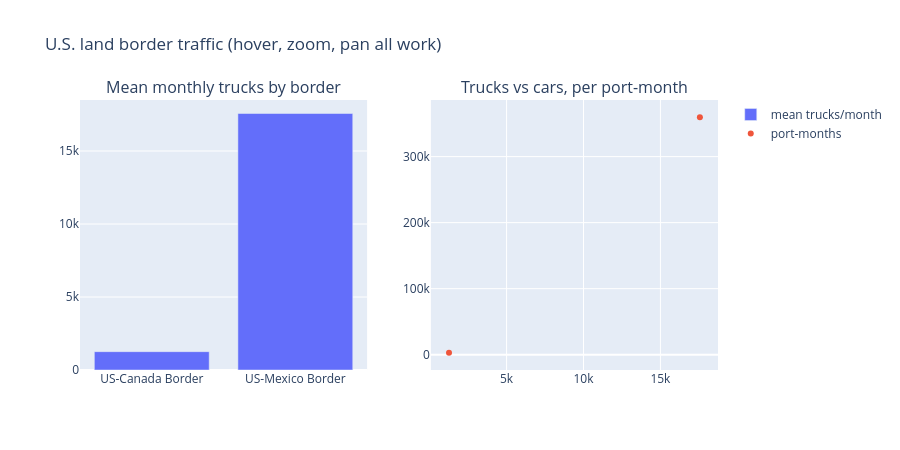

Source (notebook cell):
### Markdown cell above
## Part 5: A Mini Dashboard, Shared as HTML

Two charts side by side in one interactive figure — then exported to a single
self-contained HTML file. That file is how Plotly work is shared: anyone can
open it in a browser, no Python required.

### Code cell
# WHAT: Build a two-panel dashboard with make_subplots and export it as one self-contained HTML file.
# WHY: That single file is how Plotly work is shared - it needs a browser, not a Python install.

# PART 5: build a two-panel dashboard with make_subplots, then export it as ONE self-contained HTML file
print("\n" + "=" * 70)
print("PART 5: Mini Dashboard and HTML Export")
print("=" * 70)

from plotly.subplots import make_subplots
import os

dash = make_subplots(rows=1, cols=2,
                     subplot_titles=('Mean monthly trucks by border',
                                     'Trucks vs cars, per port-month'))
border_means = df.groupby('Border', as_index=False)['Trucks'].mean()
dash.add_trace(go.Bar(x=border_means['Border'], y=border_means['Trucks'],
                      name='mean trucks/month'), row=1, col=1)
dash.add_trace(go.Scatter(x=df['Trucks'], y=df['Personal Vehicles'], mode='markers',
                          name='port-months', text=df['Port Name']), row=1, col=2)
dash.update_layout(title_text='U.S. land border traffic (hover, zoom, pan all work)',
                   height=450)
dash.show()

# Sharing: write ONE self-contained HTML file
html_path = 'mini_dashboard.html'
dash.write_html(html_path)
size_kb = os.path.getsize(html_path) / 1024
print(f"\n✓ Dashboard exported to {html_path} ({size_kb:.0f} KB)")
print("  Open that file in any web browser - hover/zoom/pan still work.")
print("  This single HTML file is how Plotly visualizations are shared.")
print(border_means.to_string(index=False))

### Figure 1 — Plotly figure (JSON) as saved in the notebook; plotly's stock layout.template omitted (floating-point values rounded to 4 significant figures)
{"data": [{"name": "mean trucks/month", "type": "bar", "x": ["US-Canada Border", "US-Mexico Border"], "xaxis": "x", "y": [1256.0, 17570.0], "yaxis": "y"}, {"mode": "markers", "name": "port-months", "text": ["Brownsville", "Raymond"], "type": "scatter", "x": [17570.0, 1256.0], "xaxis": "x2", "y": [359600.0, 2949.0], "yaxis": "y2"}], "layout": {"annotations": [{"font": {"size": 16}, "showarrow": false, "text": "Mean monthly trucks by border", "x": 0.225, "xanchor": "center", "xref": "paper", "y": 1.0, "yanchor": "bottom", "yref": "paper"}, {"font": {"size": 16}, "showarrow": false, "text": "Trucks vs cars, per port-month", "x": 0.775, "xanchor": "center", "xref": "paper", "y": 1.0, "yanchor": "bottom", "yref": "paper"}], "height": 450, "title": {"text": "U.S. land border traffic (hover, zoom, pan all work)"}, "xaxis": {"anchor": "y", "domain": [0.0, 0.45]}, "xaxis2": {"anchor": "y2", "domain": [0.55, 1.0]}, "yaxis": {"anchor": "x", "domain": [0.0, 1.0]}, "yaxis2": {"anchor": "x2", "domain": [0.0, 1.0]}}}
